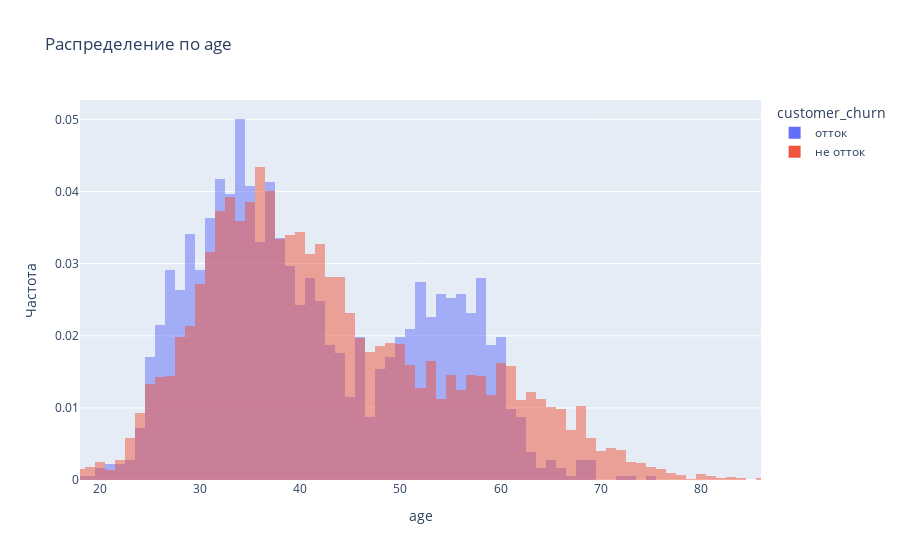

Notebook code for this chart:
### Markdown cell above
Построим график распределения ушедших и оставшихся клиентов в зависимости от возраста.

### Code cell
hist_attribute('age', 18, 86, 100)

### Figure 1 — Plotly figure (JSON) as saved in the notebook; plotly's stock layout.template omitted (floating-point values rounded to 4 significant figures; data arrays with more than 128 entries replaced by an {"elided": "..."} marker saying what was removed)
{"data": [{"alignmentgroup": "True", "bingroup": "x", "histnorm": "probability", "hovertemplate": "customer_churn=отток<br>age=%{x}<br>probability=%{y}<extra></extra>", "legendgroup": "отток", "marker": {"color": "#636efa", "opacity": 0.5, "pattern": {"shape": ""}}, "name": "отток", "nbinsx": 100, "offsetgroup": "отток", "orientation": "v", "showlegend": true, "type": "histogram", "x": {"elided": "1818 int values"}, "xaxis": "x", "yaxis": "y"}, {"alignmentgroup": "True", "bingroup": "x", "histnorm": "probability", "hovertemplate": "customer_churn=не отток<br>age=%{x}<br>probability=%{y}<extra></extra>", "legendgroup": "не отток", "marker": {"color": "#EF553B", "opacity": 0.5, "pattern": {"shape": ""}}, "name": "не отток", "nbinsx": 100, "offsetgroup": "не отток", "orientation": "v", "showlegend": true, "type": "histogram", "x": {"elided": "8155 int values"}, "xaxis": "x", "yaxis": "y"}], "layout": {"barmode": "overlay", "legend": {"title": {"text": "customer_churn"}, "tracegroupgap": 0}, "title": {"text": "Распределение по age"}, "xaxis": {"anchor": "y", "domain": [0, 1], "range": [18, 86], "title": {"text": "age"}}, "yaxis": {"anchor": "x", "domain": [0, 1], "title": {"text": "Частота"}}}}
